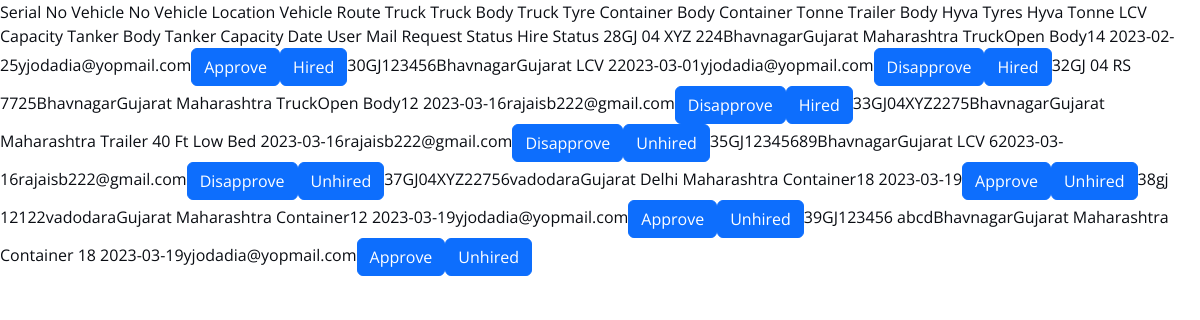
Screenshot of /admin/treqsearch.php (signed in) with the database file from the repository.
### tables this page shows
CREATE TABLE `truck` (
  `id` int(5) NOT NULL,
  `vno` varchar(20) NOT NULL,
  `vloca` varchar(350) NOT NULL,
  `vroute` varchar(1000) NOT NULL,
  `truck` varchar(25) NOT NULL,
  `tbody` varchar(20) NOT NULL,
  `ttyre` varchar(3) NOT NULL,
  `cbody` varchar(25) NOT NULL,
  `ctonne24` varchar(5) DEFAULT NULL,
  `ctonne32` varchar(5) DEFAULT NULL,
  `ctonne32m` varchar(5) DEFAULT NULL,
  `trbody` varchar(25) NOT NULL,
  `htyres` varchar(5) NOT NULL,
  `htonne10` varchar(5) NOT NULL,
  `htonne12` varchar(5) NOT NULL,
  `htonne14` varchar(5) NOT NULL,
  `lcap` varchar(5) NOT NULL,
  `tanbody` varchar(25) NOT NULL,
  `tancap` varchar(10) NOT NULL,
  `postdate` date DEFAULT NULL,
  `username` varchar(50) NOT NULL,
  `lockstatus` varchar(10) NOT NULL,
  `hire` varchar(8) NOT NULL
);

### admin/treqsearch.php (the view, shortened to what this page needs)
<tr>
     <th>Serial No</th>
     <th>Vehicle No</th>
     <th>Vehicle Location</th>
     <th>Vehicle Route</th>
     <th>Truck</th>
     <th>Truck Body</th>
     <th>Truck Tyre</th>
     <th>Container Body</th>
     <th>Container Tonne</th>
     <th>Trailer Body</th>
     <th>Hyva Tyres</th>
	 <th>Hyva Tonne</th>
     <th>LCV Capacity</th>
	 <th>Tanker Body</th>
	 <th>Tanker Capacity</th>
     <th>Date</th>
     <th>User Mail</th>
     <th>Request Status</th>
     <th>Hire Status</th>
    </tr>
<?php
    include("header.php");
    $table=mysqli_query($conn,"select * from truck where truck like '$truck%'");
    while($row=mysqli_fetch_array($table))
    {
        echo"<tr>";
        echo "<td>$row[0]</td>";
        echo "<td>$row[1]</td>";
        echo "<td>$row[2]</td>";
        echo "<td>$row[3]</td>";
        echo "<td>$row[4]</td>";
        echo "<td>$row[5]</td>";
        echo "<td>$row[6]</td>";
        echo "<td>$row[8]</td>";
        echo "<td>$row[9] $row[10] $row[11]</td>";
        echo "<td>$row[14] $row[15] $row[16]</td>";
		echo "<td>$row[19]</td>";
		echo "<td>$row[20]</td>";
        if ($row['lockstatus']=="Disapprove")
            $status="Approve";
        else if ($row['lockstatus']=="Approve")
            $status="Disapprove";
		echo "<td><a class='btn btn-primary' href='truckstats.php?id=$row[0]&&status=$status'>$status</a></td>";
		if ($row['hire']=="Unhired")
            $hire="Hired";
        else if ($row['hire']=="Hired")
            $hire="Unhired";
        echo "<td><a class='btn btn-primary' href='hirestats.php?id=$row[0]&&hire=$hire'>$row[hire]</a></td>";
        echo "</tr>";
    }
 ?>

### assets/css/main.css (style rules this page uses)
:root { --font-default: "Open Sans", system-ui, -apple-system, "Segoe UI", Roboto, "Helvetica Neue", Arial, "Noto Sans", "Liberation Sans", sans-serif, "Apple Color Emoji", "Segoe UI Emoji", "Segoe UI Symbol", "Noto Color Emoji"; --font-primary: "Inter", sans-serif; --font-secondary: "Poppins", sans-serif; }
:root { --color-default: #0a0d13; --color-primary: #0d42ff; --color-secondary: #0e1d34; }
:root { scroll-behavior: smooth; }
a { color: var(--color-primary); text-decoration: none; }

### rows the page displays
truck: id "28", vno "GJ 04 XYZ 224", vloca "Bhavnagar", vroute "Gujarat Maharashtra", truck "Truck", tbody "Open Body", ttyre "14", postdate "2023-02-25", username "yjodadia@yopmail.com", lockstatus "Approve", hire "Hired"
truck: id "30", vno "GJ123456", vloca "Bhavnagar", vroute "Gujarat", truck "LCV", lcap "2", postdate "2023-03-01", username "yjodadia@yopmail.com", lockstatus "Disapprove", hire "Hired"
truck: id "32", vno "GJ 04 RS 7725", vloca "Bhavnagar", vroute "Gujarat Maharashtra", truck "Truck", tbody "Open Body", ttyre "12", postdate "2023-03-16", username "rajaisb222@gmail.com", lockstatus "Disapprove", hire "Hired"
truck: id "33", vno "GJ04XYZ2275", vloca "Bhavnagar", vroute "Gujarat Maharashtra", truck "Trailer", trbody "40 Ft Low Bed", postdate "2023-03-16", username "rajaisb222@gmail.com", lockstatus "Disapprove", hire "Unhired"
truck: id "35", vno "GJ12345689", vloca "Bhavnagar", vroute "Gujarat", truck "LCV", lcap "6", postdate "2023-03-16", username "rajaisb222@gmail.com", lockstatus "Disapprove", hire "Unhired"
truck: id "37", vno "GJ04XYZ22756", vloca "vadodara", vroute "Gujarat Delhi Maharashtra", truck "Container", ctonne24 "18", postdate "2023-03-19", lockstatus "Approve", hire "Unhired"
truck: id "38", vno "gj 12122", vloca "vadodara", vroute "Gujarat Maharashtra", truck "Container", ctonne24 "12", postdate "2023-03-19", username "yjodadia@yopmail.com", lockstatus "Approve", hire "Unhired"
truck: id "39", vno "GJ123456 abcd", vloca "Bhavnagar", vroute "Gujarat Maharashtra", truck "Container", ctonne32m "18", postdate "2023-03-19", username "yjodadia@yopmail.com", lockstatus "Approve", hire "Unhired"
